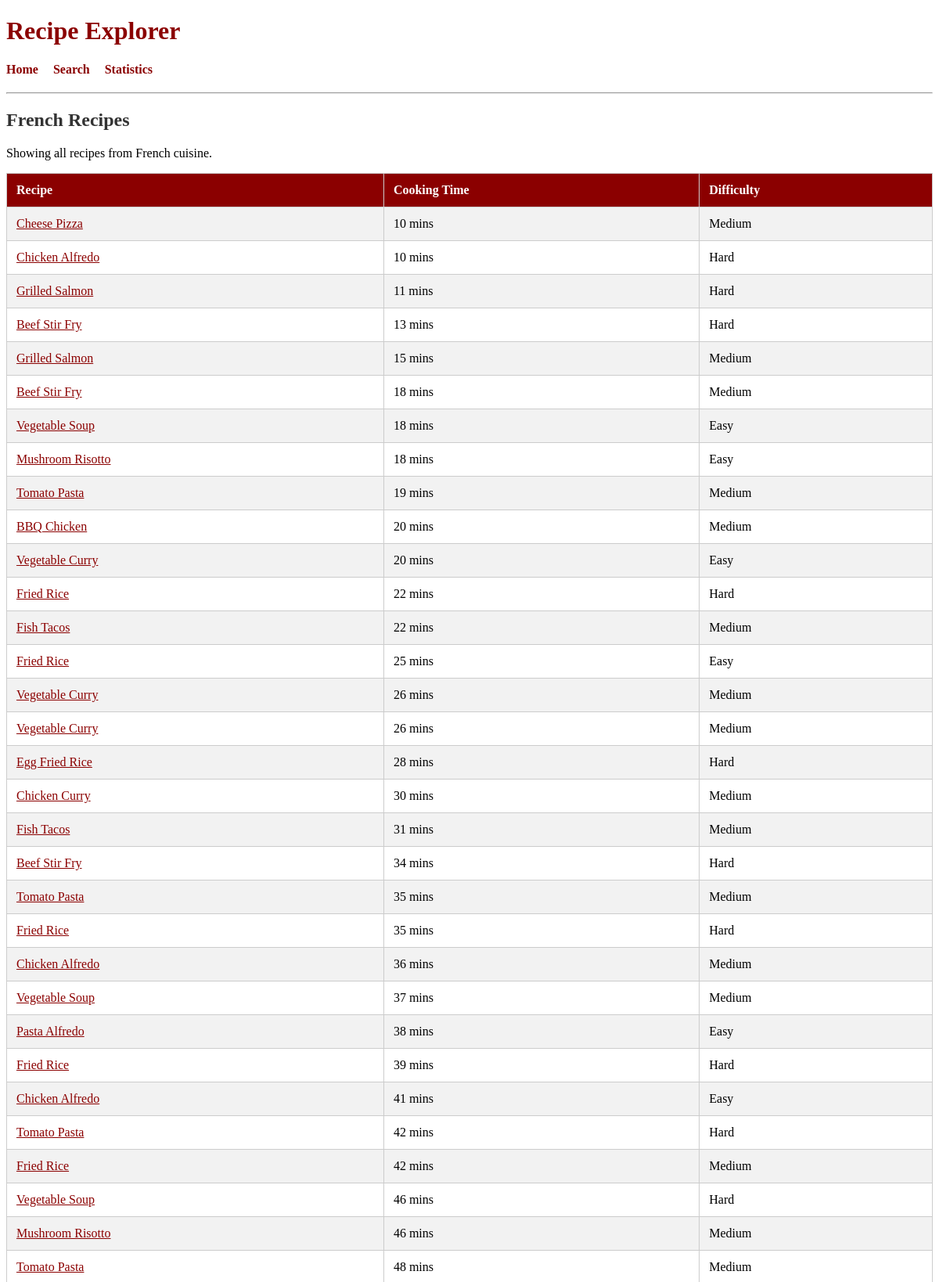
The page /cuisine/French (upper part) on the database its author committed.
### tables this page shows
CREATE TABLE recipes (
    recipe_id INTEGER PRIMARY KEY,
    name TEXT,
    cuisine TEXT,
    cooking_time INTEGER,
    difficulty TEXT
);

### app.py (the view)
@app.route("/cuisine/<cuisine>")
def cuisine_page(cuisine):
    conn = get_db()
    cur = conn.cursor()
    cur.execute("""
        SELECT *
        FROM recipes
        WHERE cuisine = ?
        ORDER BY cooking_time ASC
    """, (cuisine,))
    recipes = cur.fetchall()
    conn.close()
    return render_template(
        "cuisine.html",
        cuisine=cuisine,
        recipes=recipes
    )

### app.py (called while the page is built)
def get_db():
    return sqlite3.connect("database.db")

### templates/cuisine.html
{% extends "base.html" %}
{% block content %}
<h2>{{ cuisine }} Recipes</h2>
<p>
Showing all recipes from {{ cuisine }} cuisine.
</p>
<table>
<tr>
    <th>Recipe</th>
    <th>Cooking Time</th>
    <th>Difficulty</th>
</tr>
{% for recipe in recipes %}
<tr>
<td>
<a href="/recipe/{{ recipe[0] }}">
{{ recipe[1] }}
</a>
</td>
<td>{{ recipe[3] }} mins</td>
<td>{{ recipe[4] }}</td>
</tr>
{% endfor %}
</table>
{% endblock %}

### rows shown on the page
recipes: name "Cheese Pizza", cooking_time "10", difficulty "Medium"
recipes: name "Chicken Alfredo", cooking_time "10", difficulty "Hard"
recipes: name "Grilled Salmon", cooking_time "11", difficulty "Hard"
recipes: name "Beef Stir Fry", cooking_time "13", difficulty "Hard"
recipes: name "Grilled Salmon", cooking_time "15", difficulty "Medium"
recipes: name "Beef Stir Fry", cooking_time "18", difficulty "Medium"
recipes: name "Vegetable Soup", cooking_time "18", difficulty "Easy"
recipes: name "Mushroom Risotto", cooking_time "18", difficulty "Easy"
recipes: name "Tomato Pasta", cooking_time "19", difficulty "Medium"
recipes: name "BBQ Chicken", cooking_time "20", difficulty "Medium"
recipes: name "Vegetable Curry", cooking_time "20", difficulty "Easy"
recipes: name "Fried Rice", cooking_time "22", difficulty "Hard"
recipes: name "Fish Tacos", cooking_time "22", difficulty "Medium"
recipes: name "Fried Rice", cooking_time "25", difficulty "Easy"
recipes: name "Vegetable Curry", cooking_time "26", difficulty "Medium"
recipes: name "Vegetable Curry", cooking_time "26", difficulty "Medium"
recipes: name "Egg Fried Rice", cooking_time "28", difficulty "Hard"
recipes: name "Chicken Curry", cooking_time "30", difficulty "Medium"
recipes: name "Fish Tacos", cooking_time "31", difficulty "Medium"
recipes: name "Beef Stir Fry", cooking_time "34", difficulty "Hard"
recipes: name "Tomato Pasta", cooking_time "35", difficulty "Medium"
recipes: name "Fried Rice", cooking_time "35", difficulty "Hard"
recipes: name "Chicken Alfredo", cooking_time "36", difficulty "Medium"
recipes: name "Vegetable Soup", cooking_time "37", difficulty "Medium"
recipes: name "Pasta Alfredo", cooking_time "38", difficulty "Easy"
recipes: name "Fried Rice", cooking_time "39", difficulty "Hard"
recipes: name "Chicken Alfredo", cooking_time "41", difficulty "Easy"
recipes: name "Tomato Pasta", cooking_time "42", difficulty "Hard"
recipes: name "Fried Rice", cooking_time "42", difficulty "Medium"
recipes: name "Vegetable Soup", cooking_time "46", difficulty "Hard"
recipes: name "Mushroom Risotto", cooking_time "46", difficulty "Medium"
recipes: name "Tomato Pasta", cooking_time "48", difficulty "Medium"

### other values the page prints
{{ cuisine }} "French"
